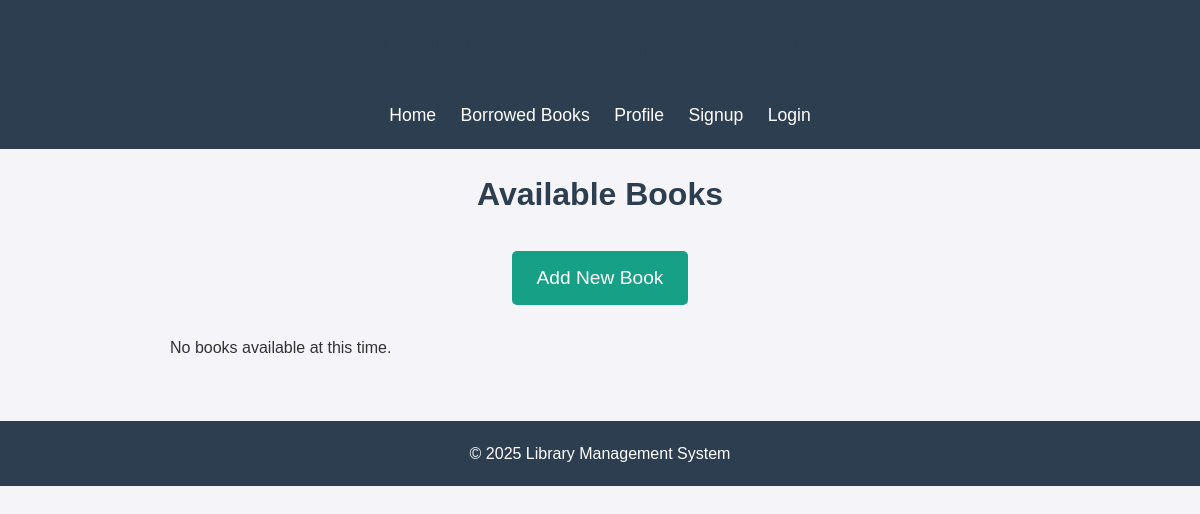
Page /home/ on the earlier database version.
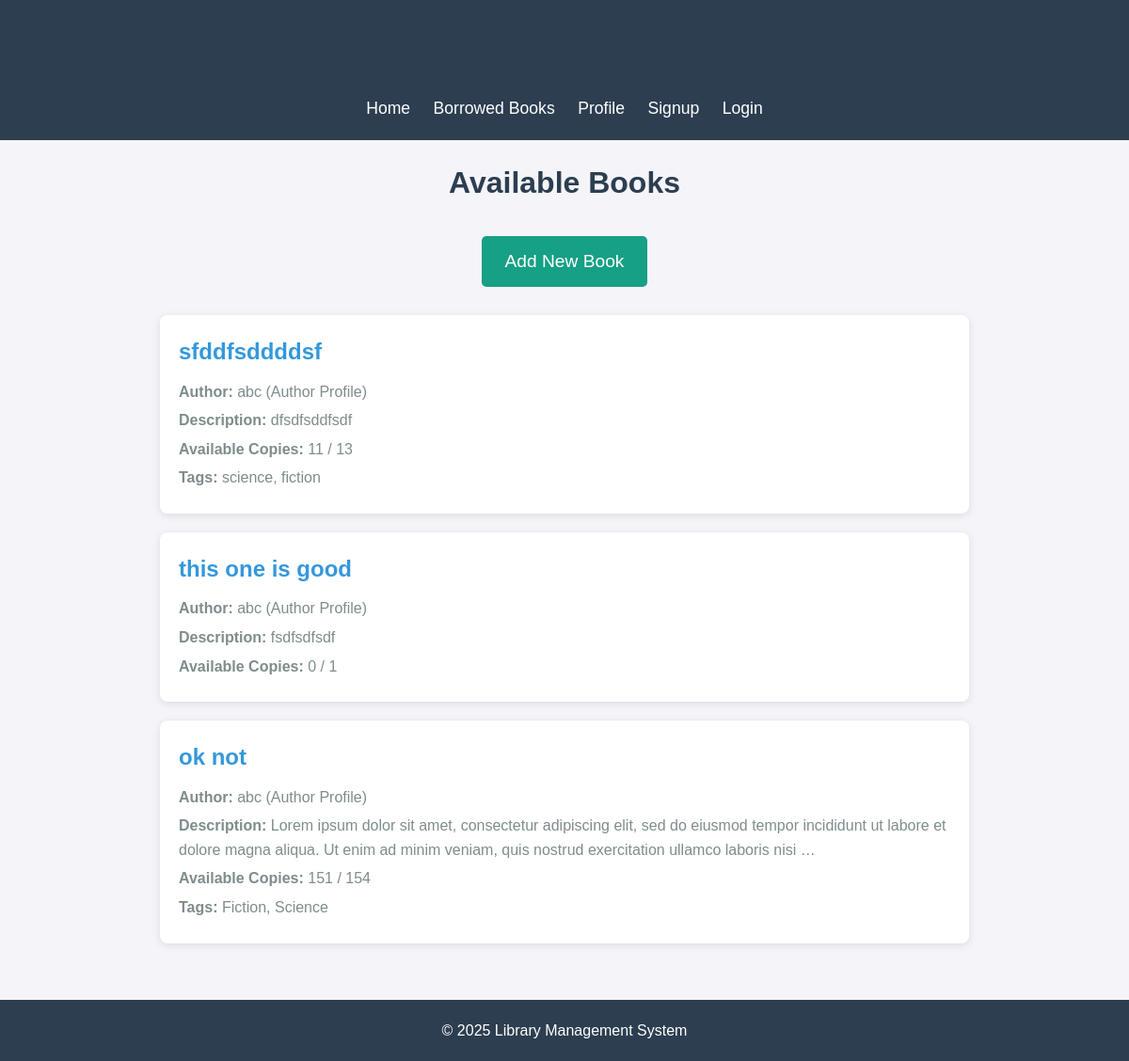
Same page on the later database version.
### library/models.py (models this page shows, shortened)
class Book(models.Model):
    title = models.CharField(max_length=200)
    author = models.ForeignKey(Author, on_delete=models.CASCADE ,related_name='author_profile')
    description = models.CharField(max_length=50)
    total_copies = models.PositiveIntegerField(default = 1)
    availlable_copies =  models.PositiveIntegerField(default = 1)
    tags = models.ManyToManyField(Tag , blank = True , related_name='books' )

class Tag (models.Model):
    name = models.CharField(max_length=20)

### user/models.py (models this page shows)
class Author(models.Model):
    user = models.OneToOneField(
        settings.AUTH_USER_MODEL,
        on_delete=models.CASCADE,
        related_name='author_profile'
    )
    can_create_tags = models.BooleanField(default=True, help_text="Can this author create tags?")
    can_add_books = models.BooleanField(default=True, help_text="Can this author add new books to the library?")
    bio = models.TextField(blank=True, null=True, help_text="Short biography of the author.")
    website = models.URLField(blank=True, null=True, help_text="Author's personal website.")
    def __str__(self):
        return f"{self.user.username} (Author Profile)"

class User (AbstractUser):
    phone = models.IntegerField(null = False)

### library/views.py (the view)
# urls.py: path('home/', views.home_view, name='home_view'),
def home_view(request):
    books = Book.objects.all()
    return render(request, 'library/home.html', {'books': books})

### library/templates/library/home.html (shortened to what this page needs)
{% load static %}
<!DOCTYPE html>
<html lang="en">
<head>
</head>
<body>
  <header>
    <h1>Library Management System</h1>
    <nav>
      <a href="{% url 'home_view' %}">Home</a>
      <a href="{% url 'borrow_list' %}">Borrowed Books</a>
      <a href="">Profile</a>
      {% if user.is_authenticated %}
          <a href="{% url 'logout' %}">Logout</a>
      {% else %}
          <a href="{% url 'signup' %}">Signup</a>
          <a href="{% url 'login' %}">Login</a>
      {% endif %}
    </nav>
  </header>
  <main>
    <h1>Available Books</h1>
    <a href="{% url 'create_book' %}" class="btn btn-primary">Add New Book</a>
    <div class="book-list">
      {% for book in books %}
      <div class="book-card">
        <h2><a href="{% url 'book_detail' book.id %}">{{ book.title }}</a></h2>
        <p><strong>Author:</strong> {{ book.author }}</p>
        <p><strong>Description:</strong> {{ book.description|truncatewords:30 }}</p>
        <p><strong>Available Copies:</strong> {{ book.availlable_copies }} / {{ book.total_copies }}</p>
        {% if book.tags.all %}
        <p><strong>Tags:</strong>
          {% for tag in book.tags.all %}
            {{ tag.name }}{% if not forloop.last %}, {% endif %}
          {% endfor %}
        </p>
        {% endif %}
      </div>
      {% empty %}
      <p>No books available at this time.</p>
      {% endfor %}
    </div>
  </main>
  <footer>
    <p>&copy; 2025 Library Management System</p>
  </footer>
</body>
</html>

### library/templates/library/home.html (style rules this page uses)
* { margin: 0; padding: 0; box-sizing: border-box; }
body { font-family: Arial, sans-serif; background-color: #f4f4f9; color: #333; line-height: 1.6; }
header { background-color: #2c3e50; padding: 20px; text-align: center; color: #fff; }
header nav a { color: #fff; margin: 0 10px; text-decoration: none; font-size: 1.1em; }
main { padding: 20px; max-width: 900px; margin: auto; }
h1 { text-align: center; margin-bottom: 30px; color: #2c3e50; }
a.btn.btn-primary { display: block; background-color: #16a085; color: #fff; font-size: 1.2em; padding: 12px 25px; text-align: center; border-radius: 5px; margin: 0 auto 30px; width: fit-content; text-decoration: none; transition: background-color 0.3s ease; }
.book-list { display: flex; flex-direction: column; gap: 20px; }
.book-card { background-color: #fff; padding: 20px; border-radius: 8px; box-shadow: 0 2px 8px rgba(0,0,0,0.1); width: 100%; }
.book-card h2 { margin-bottom: 10px; color: #2c3e50; }
.book-card h2 a { text-decoration: none; color: #3498db; }
.book-card p { margin: 5px 0; color: #7f8c8d; }
footer { text-align: center; padding: 20px; background-color: #2c3e50; color: #fff; margin-top: 40px; }

Differences in the rows shown:
added Book: title "sfddfsddddsf", author "abc (Author Profile)", description "dfsdfsddfsdf", availlable_copies "11", total_copies "13"
added Tag: name "science", shown under "sfddfsddddsf"
added Tag: name "fiction", shown under "sfddfsddddsf"
added Book: title "this one is good", author "abc (Author Profile)", description "fsdfsdfsdf", availlable_copies "0", total_copies "1"
added Book: title "ok not", author "abc (Author Profile)", description "Lorem ipsum dolor sit amet, consectetur adipiscing elit, sed do eiusmod tempor incididunt ut labore et dolore magna aliqua. Ut enim ad minim veniam, quis nostrud exercitation ullamco laboris nisi …", availlable_copies "151", total_copies "154"
added Tag: name "Fiction", shown under "ok not"
added Tag: name "Science", shown under "ok not"
Other differences:
text no longer shown: "No books available at this time."
